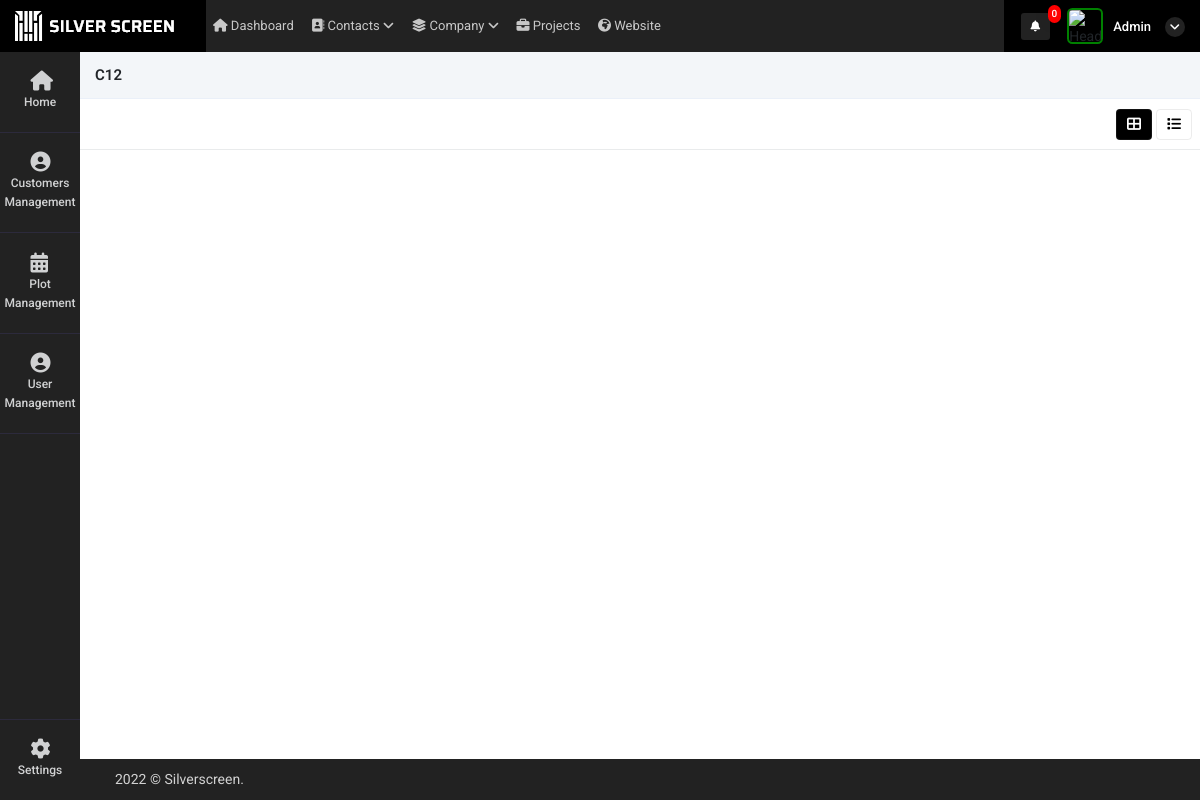
Page /property_booking_history?id=2422 (signed in) on the earlier database version.
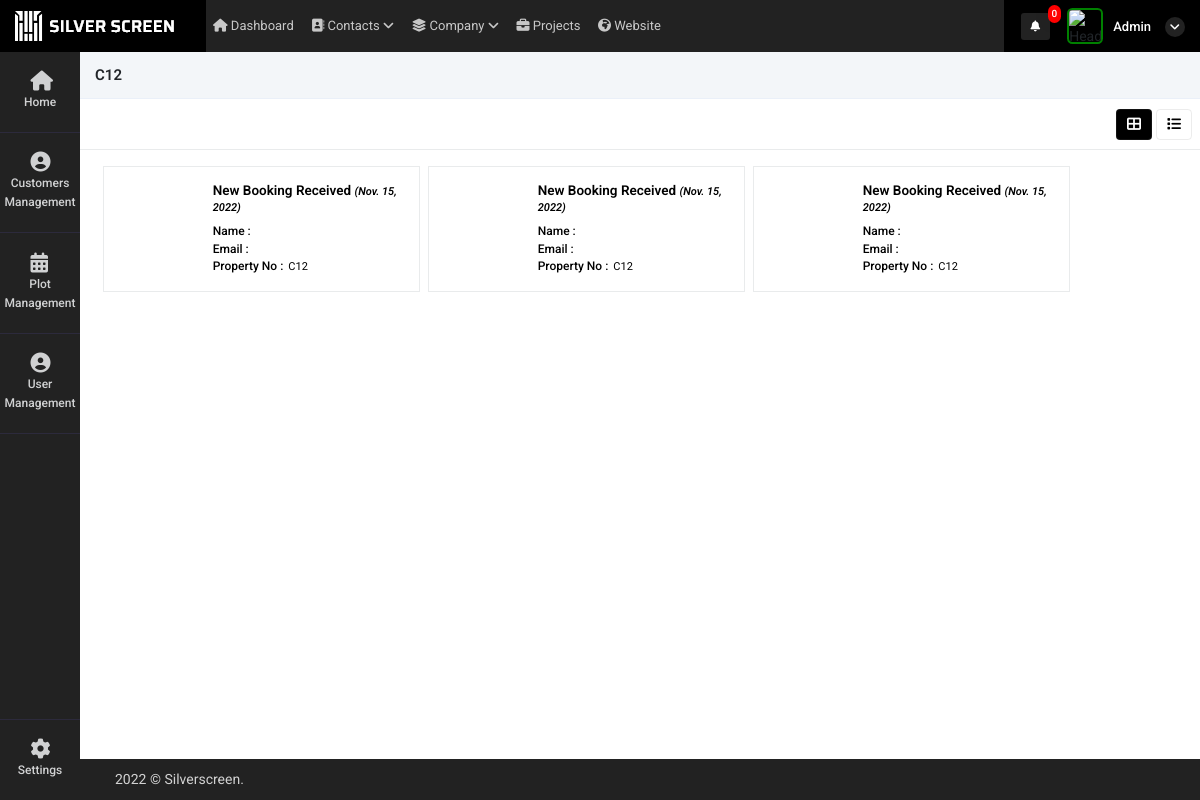
Same page on the later database version.
### super_admin/models.py (models this page shows, shortened)
class intractive_map(models.Model):
    Name = models.CharField(max_length=255, null=True)
    customer_id_mapping = models.ForeignKey('super_admin.Customer_details',on_delete=models.CASCADE,related_name="intractive_map_customer_id", null=True)
    customer_id = models.CharField(max_length=255,null=True)
    Phoneno = models.CharField(max_length=255, null=True)
    UnitNo = models.IntegerField(null=True)
    UnitNo_primary = models.IntegerField(null=True)
    BlockNo = models.CharField(max_length=255, null=True)
    UnitArea = models.FloatField(max_length=255, null=True)
    LandArea = models.FloatField(max_length=255, null=True)
    UType = models.CharField(max_length=255, null=True)
    Price = models.FloatField(blank=True, null=True)
    Bank = models.CharField(max_length=255,null=True)
    Status = models.CharField(max_length=255,null=True)
    dt = models.DateField(auto_now_add=True)
    tm = models.TimeField(auto_now_add=True)
    current_status = models.CharField(max_length=255,null=True)
    attached_file = models.FileField(upload_to="property_image",null=True)
    currency = models.CharField(max_length=255,null=True,default="SAR")
    Price_currency = models.CharField(max_length=255,null=True)
    bank_relation_id = models.ForeignKey(Bank_details,on_delete=models.CASCADE,related_name="intractive_map_Bank_details_id", null=True)

class common(models.Model):  # COMM0N
    dt = models.DateField(auto_now=True)
    tm = models.TimeField(auto_now=True)
    updated = models.DateTimeField(default=timezone.now)
    status = models.CharField(max_length=255, null=True)
    class Meta:
        abstract = True

class user_request_plot(common):
    customer_id = models.ForeignKey(Customer_details,on_delete=models.CASCADE,related_name="user_request_plot_customer_id", null=True)
    auth_user = models.ForeignKey(User,on_delete=models.CASCADE,related_name="user_request_plot_login_id", null=True)
    user_id = models.ForeignKey(user_Details,on_delete=models.CASCADE,related_name="user_request_plot_user_login_id", null=True)
    property_mapping_id = models.ForeignKey(intractive_map,on_delete=models.CASCADE,related_name="user_request_plot_user_login_id", null=True)
    name = models.CharField(max_length=255,null=True)
    booking_id = models.CharField(max_length=255,null=True)
    phone = models.CharField(max_length=255,null=True)
    bank = models.CharField(max_length=255,null=True)
    manager_id = models.ForeignKey(user_Details,on_delete=models.CASCADE,related_name="user_request_plot_manager_id", null=True)
    read_status = models.IntegerField(default=0)
    booking_status = models.IntegerField(null=True)
    reset_to_availale = models.IntegerField(null=True)
    available_status = models.IntegerField(default=1)
    bank_relation_id = models.ForeignKey(Bank_details,on_delete=models.CASCADE,related_name="user_request_plot_Bank_details_id", null=True)
    customer_doc_id = models.FileField(upload_to="customer_document",null=True)
    contract_certi = models.FileField(upload_to="customer_document",null=True)
    tax_certificate  = models.FileField(upload_to="customer_document",null=True)
    other_document = models.FileField(upload_to="customer_document",null=True)
    Price = models.FloatField(blank=True, null=True)

### super_admin/views.py (the view)
# urls.py: path('property_booking_history',views.property_booking_history,name='property_booking_history'),
def property_booking_history(request):
    id = request.GET.get("id",False)
    data_pro = intractive_map.objects.get(id=id)
    data = user_request_plot.objects.filter(property_mapping_id=id)
    context = {
        'data':data,
        'data_pro':data_pro
    }
    return render(request,'super_admin/property_booking_history.html',context)

### super_admin/templatetags/notification.py (called while the page is built, shortened)
@register.filter(name='get_notifications')
def get_notifications(value,args):
    user_dat = User.objects.get(id=value.id)
    st = user_dat.is_superuser
    data_count = ''
    if st == True:
        data_count = user_request_plot.objects.filter(read_status=0).count()
    return data_count

@register.filter(name='get_loginUsernameImage')
def get_loginUsernameImage(value,args):
    user_dat = User.objects.get(id=value.id)
    st = user_dat.is_superuser
    image_url = ''
    if st == True:
        image_url = 'http://10.10.10.119:8000/static/adminicon.jpg'
    else:
        user_data = user_Details.objects.get(auth_user=value.id)
        if user_data.atatchment == '':
            image_url = 'http://10.10.10.119:8000/static/adminicon.jpg'
        else:
            image_url ='../media/'+str(user_data.atatchment)
    return image_url

@register.filter(name='get_user_type')
def get_user_type(value,args):
    user_dat = User.objects.get(id=value.id)
    st = user_dat.is_superuser
    if st == True:
        return False

@register.filter(name='get_nav_permission')
def get_nav_permission(value,args):
    user_dat = User.objects.get(id=value.id)
    st = user_dat.is_superuser
    if st == True:
        return True

@register.filter(name='get_user_type_action')
def get_user_type_action(value,args):
    user_dat = User.objects.get(id=value.id)
    st = user_dat.is_superuser
    if st == True:
        return True
    else:
        return False

### super_admin/templates/super_admin/property_booking_history.html (shortened to what this page needs)
{% extends "super_admin/base.html" %}
{% load static %}
{% block content %}
<div class="content">
    <div class="container-fluid px-0">
        <div class="row">
            <div class="col-12 buttns">
                <h5>{{data_pro.BlockNo}}{{data_pro.UnitNo}}</h5>
            </div>
            <div class="col-md-12 contnt">
                <div class="d-flex align-items-center justify-content-between px-2">
                    <div class="col-md-4 px-0">
                    </div>
                    <div class="d-flex align-items-center">
                        <ul class="nav nav-tabs nav-ta" role="tablist">
                            <li class="nav-item mx-1">
                                <a class="nav-link kan-tab active" data-toggle="tab"
                                    href="#ho" role="tab" aria-selected="false">
                                    <i class="fas fa-th-large"></i>
                                </a>
                            </li>
                            <li class="nav-item">
                                <a class="nav-link kan-tab" data-toggle="tab"
                                    href="#pro" role="tab" aria-selected="false">
                                    <i class="fas fa-list"></i>
                                </a>
                            </li>
                        </ul>
                    </div>
                </div>
                <div class="tab-content">
                    <div class="tab-pane active" id="ho" role="tabpanel">
                        <div class='app'>
                            <main class='project1'>
                                <div class='project-tasks1 mb-1 container-fluid'>
                                    {% for i in data %}
                                    <div class='project-column mt-2'>
                                        <a style="text-decoration: none;color: black" href="booking_more_details?id={{i.id}}">
                                        <div class="customer-bx">
                                            <div class="cust-img" style="background-image: url('../media/{{i.user_id.atatchment}}');">
                                            </div>
                                            <div class="customer-content">
                                                <h5>New Booking Received <i>({{i.dt}})</i> </h5>
                                                <span class="d-flex"><h6>Name : </h6> {{i.user_id.name|title}}</span>
                                                <span class="d-flex"><h6>Email : </h6> {{i.user_id.email|title}}</span>
                                                <span class="d-flex"><h6>Property No : </h6> {{i.property_mapping_id.BlockNo}}{{i.property_mapping_id.UnitNo}}</span>
                                            </div>
                                        </div>
                                        </a>
                                    </div>
                                    {% endfor %}
                                </div>
                            </main>
                        </div>
                    </div>
                </div>
            </div>
        </div>
    </div>
</div>
{% endblock %}

### super_admin/templates/super_admin/base.html (shortened to what this page needs)
<!doctype html>
<html lang="en">
    {% load static %}
    {% load notification %}
<head>
    <link rel="stylesheet" href="{% static 'admin/css/morris.css' %}">
    <link href="{% static 'admin/css/bootstrap.min.css' %}" rel="stylesheet" type="text/css" />
    <link href="{% static 'admin/css/icons.css' %}" rel="stylesheet" type="text/css" />
    <link href="{% static 'admin/css/style.css' %}" rel="stylesheet" type="text/css" />
</head>
<body class="">
    <div id="wrapper">
        <div class="left side-menu">
            <div class="slimscroll-menu" id="remove-scroll">
                <div id="sidebar-menu" class="sidaber_menu">
                    <ul class="" id="side-menu">
                        <li>
                            <a class="splnav" href="{% url 'home' %}"> <i class="fa fa-home"></i>
                                <p>Home</p>
                            </a>
                        </li>
                        {% if request.user|get_user_type_action:"user_type" %}
                        <li>
                            <a href="customer_management" class="splnav"> <i class="fa fa-user-circle"></i>
                                <p>Customers Management</p>
                            </a>
                        </li>
                        {% endif %}
                        {% if request.user|get_nav_permission:"plot_management" %}
                        <li>
                            <a class="splnav" href="property_management"> <i class="fa fa-calendar"></i>
                                <p>Plot Management</p>
                            </a>
                        </li>
                        {% endif %}
                        {% if request.user|get_nav_permission:"user_management" %}
                        <li>
                            <a href="user_management" class="splnav"> <i class="fa fa-user-circle"></i>
                                <p>User  Management</p>
                            </a>
                        </li>
                        {% endif %}
                        <li class="bootm_toggle_settings_button ">
                            <a class="splnav bdr_btmnone_nav" href="profile"> <i class="fa fa-cog"></i>
                                <p>Settings</p>
                            </a>
                        </li>
                    </ul>
                </div>
            </div>
        </div>
        <div class="content-page">
            <div class="topbar">
                <div class="navbar-header">
                    <div class="d-flex">
                        <div class="binance">
                            <img src="{% static 'admin/img/silv.png' %}" alt="">
                        </div>
                    </div>
                    <ul class="navbar-nav1 bg-2 col">
                        <li class="nav-item d-none d-sm-inline-block">
                            <a href="" class="nav-link"><i class="fa fa-home"></i> Dashboard</a>
                        </li>
                        <li class="nav-item d-none d-sm-inline-block">
                            <a href="" class="nav-link"><i class="fa fa-address-book"></i> Contacts <i
                                    class="a-right fa fa-angle-down"></i></a>
                        </li>
                        <li class="nav-item d-none d-sm-inline-block">
                            <a href="" class="nav-link"><i class="fas fa-layer-group"></i> Company <i
                                    class="a-right fa fa-angle-down"></i></a>
                        </li>
                        <li class="nav-item d-none d-sm-inline-block">
                            <a href="" class="nav-link"><i class="fas fa-briefcase"></i> Projects</a>
                        </li>
                        <li class="nav-item d-none d-sm-inline-block">
                            <a href="" class="nav-link"><i class="fas fa-globe-africa"></i> Website</a>
                        </li>
                    </ul>
                    <div class="d-flex align-items-center icns">
                        <div class="dropdown topbar-head-dropdown ms-1 header-item">
                            <a href="view_all_activity">
                                <i class="fas fa-bell fs-icn">
                                    <span
                                        class="position-absolute topbar-badge fs-9 translate-middle badge rounded-pill bg-red">{{ request.user|get_notifications:"sss" }}</span></i>
                                    </a>
                        </div>
                        <div class="dropdown header-item topbar-user king button-drpdown">
                            <span class="d-flex align-items-center drpdown-toggle">
                                <img class="header-profile-user" src="{{ request.user|get_loginUsernameImage:"sss" }}" alt="Header Avatar">
                                <span class="text-start ms-xl-2">
                                    <span class="d-none d-xl-inline-block ms-1 fw-medium user-name-text">  {{request.user.username|title}}</span>
                                    <i class="pro-icn fa fa-angle-down"></i>
                                </span>
                            </span>
                        </div>
                    </div>
                </div>
            </div>
            <div class="content">
                {% block content %}
                {% endblock %}
            </div>
            <footer class="footer">
                <div class="container-fluid">
                    <div class="row">
                        <div class="col-sm-6">
                             © Silverscreen.
                        </div>
                        <div class="col-sm-6">
                        </div>
                    </div>
                </div>
            </footer>
        </div>
    </div>
</body>
</html>

Differences in the rows shown:
added user_request_plot: dt "Nov. 15, 2022", property_mapping_id.BlockNo "C", property_mapping_id.UnitNo "12"
added user_request_plot: dt "Nov. 15, 2022", property_mapping_id.BlockNo "C", property_mapping_id.UnitNo "12"
added user_request_plot: dt "Nov. 15, 2022", property_mapping_id.BlockNo "C", property_mapping_id.UnitNo "12"
